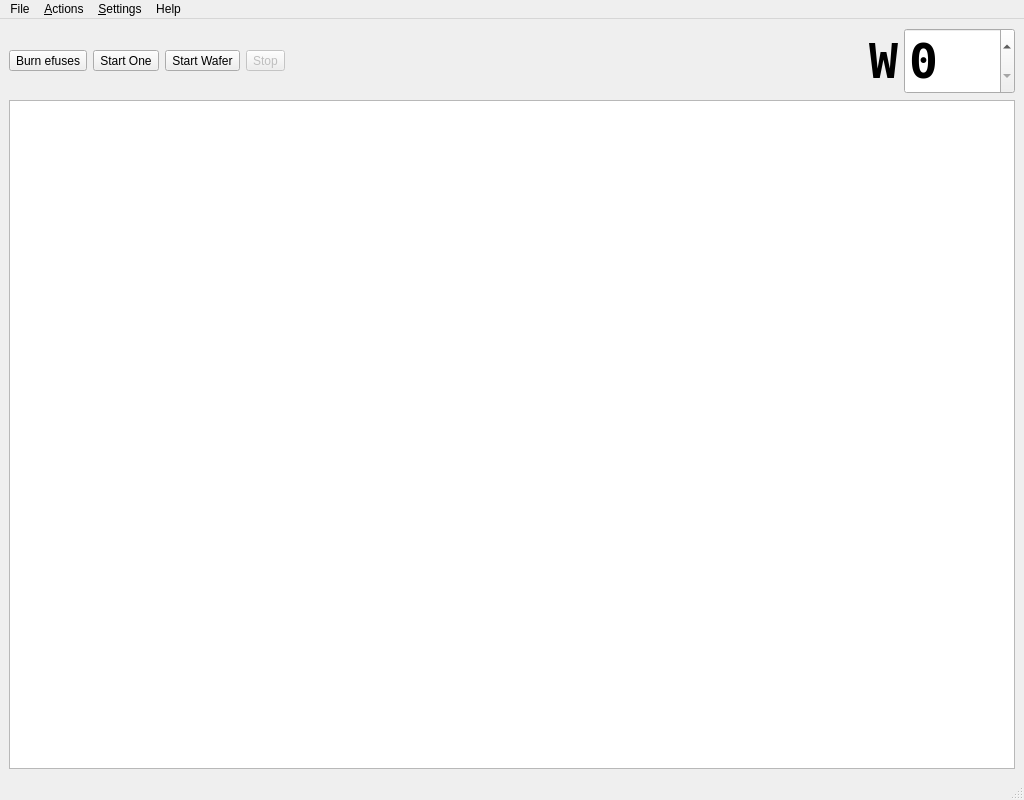
<?xml version="1.0" encoding="UTF-8"?>
<ui version="4.0">
 <class>MainWindow</class>
 <widget class="QMainWindow" name="MainWindow">
  <property name="geometry">
   <rect>
    <x>0</x>
    <y>0</y>
    <width>1024</width>
    <height>800</height>
   </rect>
  </property>
  <property name="windowTitle">
   <string>Timepix3 Wafer Probing</string>
  </property>
  <property name="windowIcon">
   <iconset resource="resources.qrc">
    <normaloff>:/img/cd.png</normaloff>:/img/cd.png</iconset>
  </property>
  <widget class="QWidget" name="centralwidget">
   <layout class="QGridLayout" name="gridLayout">
    <item row="0" column="0">
     <layout class="QHBoxLayout" name="horizontalLayout">
      <item>
       <widget class="QToolButton" name="toolBurn">
        <property name="text">
         <string>Burn efuses</string>
        </property>
        <property name="icon">
         <iconset resource="resources.qrc">
          <normaloff>:/img/burn.png</normaloff>:/img/burn.png</iconset>
        </property>
        <property name="iconSize">
         <size>
          <width>48</width>
          <height>48</height>
         </size>
        </property>
        <property name="toolButtonStyle">
         <enum>Qt::ToolButtonTextUnderIcon</enum>
        </property>
       </widget>
      </item>
      <item>
       <widget class="QToolButton" name="toolStartOne">
        <property name="text">
         <string>Start One</string>
        </property>
        <property name="icon">
         <iconset resource="resources.qrc">
          <normaloff>:/img/player_play.png</normaloff>:/img/player_play.png</iconset>
        </property>
        <property name="iconSize">
         <size>
          <width>48</width>
          <height>48</height>
         </size>
        </property>
        <property name="toolButtonStyle">
         <enum>Qt::ToolButtonTextUnderIcon</enum>
        </property>
       </widget>
      </item>
      <item>
       <widget class="QToolButton" name="toolStartWafer">
        <property name="text">
         <string>Start Wafer</string>
        </property>
        <property name="icon">
         <iconset resource="resources.qrc">
          <normaloff>:/img/player_fwd.png</normaloff>:/img/player_fwd.png</iconset>
        </property>
        <property name="iconSize">
         <size>
          <width>48</width>
          <height>48</height>
         </size>
        </property>
        <property name="toolButtonStyle">
         <enum>Qt::ToolButtonTextUnderIcon</enum>
        </property>
       </widget>
      </item>
      <item>
       <widget class="QToolButton" name="toolStop">
        <property name="enabled">
         <bool>false</bool>
        </property>
        <property name="text">
         <string>Stop</string>
        </property>
        <property name="icon">
         <iconset resource="resources.qrc">
          <normaloff>:/img/stop.png</normaloff>:/img/stop.png</iconset>
        </property>
        <property name="iconSize">
         <size>
          <width>48</width>
          <height>48</height>
         </size>
        </property>
        <property name="toolButtonStyle">
         <enum>Qt::ToolButtonTextUnderIcon</enum>
        </property>
       </widget>
      </item>
      <item>
       <widget class="QLabel" name="label_2">
        <property name="font">
         <font>
          <family>DejaVu Sans Mono</family>
          <pointsize>36</pointsize>
          <weight>75</weight>
          <bold>true</bold>
         </font>
        </property>
        <property name="text">
         <string>W</string>
        </property>
        <property name="alignment">
         <set>Qt::AlignRight|Qt::AlignTrailing|Qt::AlignVCenter</set>
        </property>
       </widget>
      </item>
      <item>
       <widget class="QSpinBox" name="waferNumber">
        <property name="sizePolicy">
         <sizepolicy hsizetype="Maximum" vsizetype="Fixed">
          <horstretch>0</horstretch>
          <verstretch>0</verstretch>
         </sizepolicy>
        </property>
        <property name="baseSize">
         <size>
          <width>100</width>
          <height>0</height>
         </size>
        </property>
        <property name="font">
         <font>
          <family>DejaVu Sans Mono</family>
          <pointsize>36</pointsize>
          <weight>75</weight>
          <bold>true</bold>
         </font>
        </property>
       </widget>
      </item>
     </layout>
    </item>
    <item row="1" column="0">
     <widget class="QTextEdit" name="textEdit">
      <property name="font">
       <font>
        <family>Andale Mono</family>
       </font>
      </property>
      <property name="textInteractionFlags">
       <set>Qt::TextSelectableByKeyboard|Qt::TextSelectableByMouse</set>
      </property>
     </widget>
    </item>
   </layout>
  </widget>
  <widget class="QMenuBar" name="menubar">
   <property name="geometry">
    <rect>
     <x>0</x>
     <y>0</y>
     <width>1024</width>
     <height>20</height>
    </rect>
   </property>
   <widget class="QMenu" name="menuFile">
    <property name="title">
     <string>File</string>
    </property>
    <addaction name="actionExit"/>
   </widget>
   <widget class="QMenu" name="menuOperation">
    <property name="title">
     <string>&amp;Actions</string>
    </property>
    <addaction name="actionBurn"/>
    <addaction name="actionStartOne"/>
    <addaction name="actionStartWafer"/>
   </widget>
   <widget class="QMenu" name="menuHelp">
    <property name="title">
     <string>Help</string>
    </property>
    <addaction name="actionAbout"/>
   </widget>
   <widget class="QMenu" name="menu_Settings">
    <property name="title">
     <string>&amp;Settings</string>
    </property>
    <widget class="QMenu" name="menu_Tests">
     <property name="title">
      <string>&amp;Tests</string>
     </property>
     <addaction name="actionList_2"/>
     <addaction name="separator"/>
    </widget>
    <addaction name="actionSPIDRSettings"/>
    <addaction name="actionProbestationSettings"/>
    <addaction name="menu_Tests"/>
    <addaction name="actionVerbose"/>
   </widget>
   <addaction name="menuFile"/>
   <addaction name="menuOperation"/>
   <addaction name="menu_Settings"/>
   <addaction name="menuHelp"/>
  </widget>
  <widget class="QStatusBar" name="statusbar"/>
  <action name="actionBurn">
   <property name="checkable">
    <bool>false</bool>
   </property>
   <property name="checked">
    <bool>false</bool>
   </property>
   <property name="icon">
    <iconset resource="resources.qrc">
     <normaloff>:/img/burn.png</normaloff>:/img/burn.png</iconset>
   </property>
   <property name="text">
    <string>&amp;Burn efuses</string>
   </property>
  </action>
  <action name="actionStartOne">
   <property name="checkable">
    <bool>false</bool>
   </property>
   <property name="checked">
    <bool>false</bool>
   </property>
   <property name="icon">
    <iconset resource="resources.qrc">
     <normaloff>:/img/player_play.png</normaloff>:/img/player_play.png</iconset>
   </property>
   <property name="text">
    <string>Probe &amp;One</string>
   </property>
  </action>
  <action name="actionDACs">
   <property name="checkable">
    <bool>true</bool>
   </property>
   <property name="text">
    <string>&amp;DACs</string>
   </property>
  </action>
  <action name="actionAbout">
   <property name="icon">
    <iconset resource="resources.qrc">
     <normaloff>:/img/help.png</normaloff>:/img/help.png</iconset>
   </property>
   <property name="text">
    <string>About</string>
   </property>
  </action>
  <action name="actionExit">
   <property name="icon">
    <iconset resource="resources.qrc">
     <normaloff>:/img/exit.png</normaloff>:/img/exit.png</iconset>
   </property>
   <property name="text">
    <string>Exit</string>
   </property>
  </action>
  <action name="actionShutter">
   <property name="checkable">
    <bool>true</bool>
   </property>
   <property name="checked">
    <bool>true</bool>
   </property>
   <property name="text">
    <string>&amp;Shutter</string>
   </property>
  </action>
  <action name="actionOthers">
   <property name="checkable">
    <bool>true</bool>
   </property>
   <property name="text">
    <string>&amp;Others</string>
   </property>
  </action>
  <action name="actionEqualize">
   <property name="enabled">
    <bool>false</bool>
   </property>
   <property name="text">
    <string>&amp;Equalize</string>
   </property>
  </action>
  <action name="actionTrimsReset">
   <property name="enabled">
    <bool>true</bool>
   </property>
   <property name="text">
    <string>&amp;Reset</string>
   </property>
  </action>
  <action name="actionTrimsSetAll">
   <property name="text">
    <string>&amp;Set All</string>
   </property>
  </action>
  <action name="actionTrimsLoad">
   <property name="text">
    <string>&amp;Load</string>
   </property>
  </action>
  <action name="actionMaskAll">
   <property name="text">
    <string>&amp;Mask all</string>
   </property>
  </action>
  <action name="actionUnmaskAll">
   <property name="text">
    <string>&amp;Unmask all</string>
   </property>
  </action>
  <action name="actionMaskLoad">
   <property name="text">
    <string>&amp;Load</string>
   </property>
  </action>
  <action name="action_Enable_all">
   <property name="text">
    <string>&amp;Enable all</string>
   </property>
  </action>
  <action name="action_Disable_all">
   <property name="text">
    <string>&amp;Disable all</string>
   </property>
  </action>
  <action name="action_Load_3">
   <property name="text">
    <string>&amp;Load</string>
   </property>
  </action>
  <action name="actionHitRate">
   <property name="checkable">
    <bool>true</bool>
   </property>
   <property name="text">
    <string>&amp;Hit Rate</string>
   </property>
  </action>
  <action name="actionDemoConfig">
   <property name="checkable">
    <bool>true</bool>
   </property>
   <property name="text">
    <string>D&amp;emo config</string>
   </property>
  </action>
  <action name="actionConnectSPIDR">
   <property name="text">
    <string>&amp;SPIDR</string>
   </property>
  </action>
  <action name="actionConnectDemo">
   <property name="text">
    <string>&amp;Demo</string>
   </property>
  </action>
  <action name="actionOutputs">
   <property name="checkable">
    <bool>true</bool>
   </property>
   <property name="checked">
    <bool>true</bool>
   </property>
   <property name="text">
    <string>&amp;Outputs</string>
   </property>
  </action>
  <action name="actionMaskSave">
   <property name="text">
    <string>&amp;Save</string>
   </property>
  </action>
  <action name="actionTrimsSave">
   <property name="text">
    <string>&amp;Save</string>
   </property>
  </action>
  <action name="actionLoadConfiguration">
   <property name="enabled">
    <bool>false</bool>
   </property>
   <property name="text">
    <string>Load configuration</string>
   </property>
  </action>
  <action name="actionSaveConfiguration">
   <property name="enabled">
    <bool>false</bool>
   </property>
   <property name="text">
    <string>Save configuration</string>
   </property>
  </action>
  <action name="actionDisconect">
   <property name="enabled">
    <bool>false</bool>
   </property>
   <property name="text">
    <string>&amp;Disconnect</string>
   </property>
  </action>
  <action name="actionConnectSPIDR_2">
   <property name="text">
    <string>SPIDR</string>
   </property>
  </action>
  <action name="actionDemo">
   <property name="text">
    <string>Demo</string>
   </property>
  </action>
  <action name="actionFullScreen">
   <property name="checkable">
    <bool>true</bool>
   </property>
   <property name="text">
    <string>Full screen</string>
   </property>
  </action>
  <action name="actionAboutSPIDR">
   <property name="text">
    <string>About SPIDR</string>
   </property>
  </action>
  <action name="actionSPIDRSettings">
   <property name="enabled">
    <bool>true</bool>
   </property>
   <property name="text">
    <string>&amp;Settings</string>
   </property>
  </action>
  <action name="actionSPIDRAbout">
   <property name="enabled">
    <bool>false</bool>
   </property>
   <property name="text">
    <string>&amp;About</string>
   </property>
  </action>
  <action name="actionDummyGenerator">
   <property name="checkable">
    <bool>true</bool>
   </property>
   <property name="text">
    <string>Dummy &amp;Generator</string>
   </property>
  </action>
  <action name="actionVisualisation">
   <property name="checkable">
    <bool>true</bool>
   </property>
   <property name="text">
    <string>Visualisation</string>
   </property>
  </action>
  <action name="actionSPIDRSettings">
   <property name="text">
    <string>SPIDR</string>
   </property>
  </action>
  <action name="actionStartWafer">
   <property name="icon">
    <iconset resource="resources.qrc">
     <normaloff>:/img/player_fwd.png</normaloff>:/img/player_fwd.png</iconset>
   </property>
   <property name="text">
    <string>Probe &amp;Wafer</string>
   </property>
  </action>
  <action name="actionList">
   <property name="enabled">
    <bool>false</bool>
   </property>
   <property name="text">
    <string>List:</string>
   </property>
  </action>
  <action name="actionProbestationSettings">
   <property name="text">
    <string>&amp;Probestation</string>
   </property>
  </action>
  <action name="actionList_2">
   <property name="enabled">
    <bool>false</bool>
   </property>
   <property name="text">
    <string>List</string>
   </property>
  </action>
  <action name="actionVerbose">
   <property name="checkable">
    <bool>true</bool>
   </property>
   <property name="text">
    <string>&amp;Verbose</string>
   </property>
  </action>
 </widget>
 <resources>
  <include location="resources.qrc"/>
 </resources>
 <connections/>
</ui>
